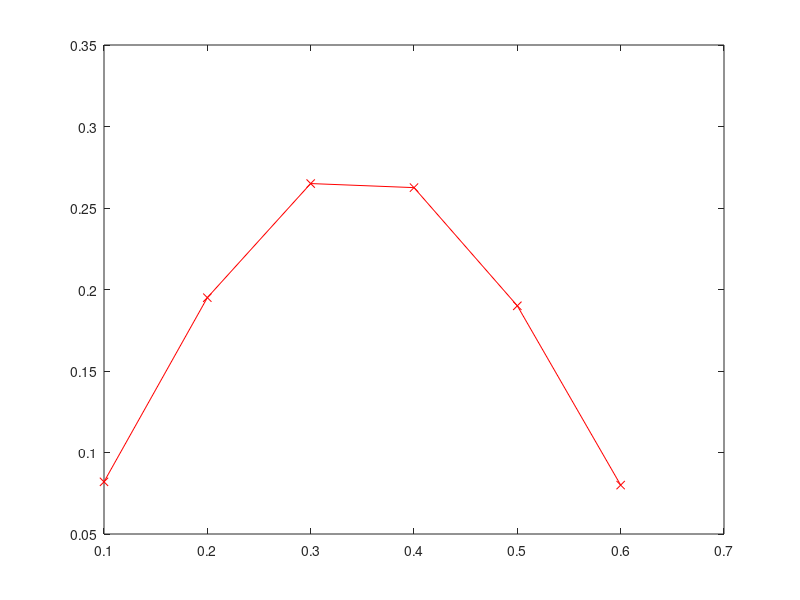
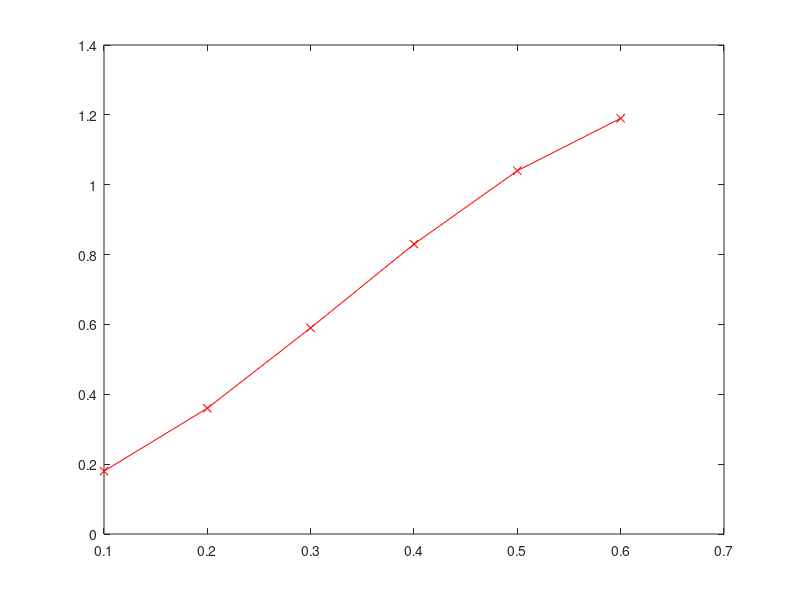

Recreate these plots in MATLAB, in order. (Note: this script raises an error after producing the figures.)


krgene = linspace(1,6,6)/10; 
gam = [0.082 0.195 0.265 0.2625 0.19 0.08]; 
gamg = [0.082 0.185 0.256 0.258 0.213 0.14];

figure(1)
hold off 
plot(krgene,gam,'rx-'); 

om = [0.18 0.36 0.59 0.83 1.04 1.19]; 
omg = [0.18 0.4 0.605 0.83 1.04 1.13];

figure(2);
hold off 
plot(krgene,om,'rx-'); 

load gyg5 
figure(1)
hold on
plot(krgene,gamg,'kx-');
plot(krgene,sqrt(2.)*gyg5(:,2),'bo-')
axis([0 0.7 0 0.3])
box on 

figure(2)
hold on 
plot(krgene,omg,'kx-');
plot(krgene,sqrt(2.)*gyg5(:,3),'bo-')
axis([0 0.7 0 1.3])
box on 


